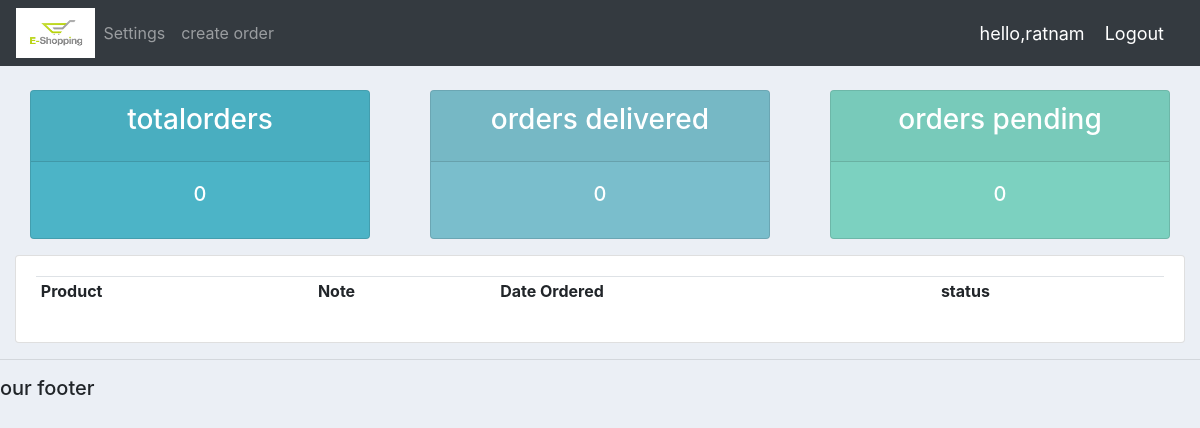
The app's page /user/ (signed in), older data.
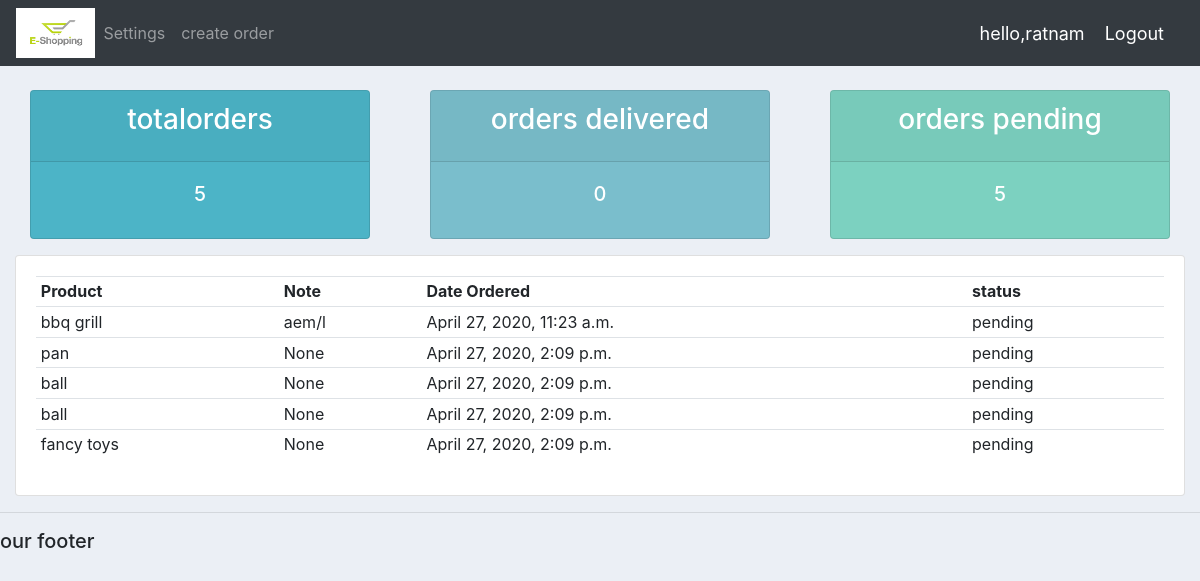
The same page, newer data.
### amazonapp/models.py (models this page shows, shortened)
class Order(models.Model):
	STATUS=(
		('pending','pending'),('out for delivery','out for delivery'),('Delivered','Delivered'))
	customer=models.ForeignKey(Customer,null=True,on_delete=models.SET_NULL)
	product=models.ForeignKey(Product,null=True,on_delete=models.SET_NULL)
	Date_created=models.DateTimeField(auto_now_add=True,null=True)
	status=models.CharField(max_length=200,null=True,choices=STATUS)
	note=models.CharField(max_length=200,null=True)

class Product(models.Model):
	CATEGORY=(
		('Indoor','Indoor'),('outdoor','outdoor'))
	name = models.CharField(max_length=50,null=True)
	price=models.FloatField(null=True)
	category = models.CharField(max_length=50,choices=CATEGORY,null=True)
	description = models.TextField(null=True)
	Date_created=models.DateTimeField(auto_now_add=True,null=True)
	tags=models.ManyToManyField(Tag)
	def __str__(self):
		return self.name

### amazonapp/decorators.py (the view)
		def wrapper_func(request,*args,**kwargs):
			group=None
			if request.user.groups.exists():
				group=request.user.groups.all()[0].name
			if group in allowed_roles:
				return view_func(request,*args,**kwargs)
			else:
				return HttpResponse("you are not a authorized user to view this page")

### amazonapp/views.py (called while the page is built)
@login_required(login_url='login')
@allowed_users(allowed_roles=['customer'])
def userPage(request):
	orders=request.user.customer.order_set.all()
	total_orders=orders.count()
	delivered=orders.filter(status='Delivered').count()
	pending=orders.filter(status='pending').count()
	context={'orders':orders,'total_orders':total_orders,'delivered':delivered,'pending':pending}
	return render(request,'html/userpage.html',context)

### templates/html/userpage.html
{%  extends 'html/main.html' %}
{% block content %}
{%  include 'html/status.html' %}
<div class="row">
	<div class="col-md">
		<div class="card card-body">
			<table class="table table-sm">
				<tr>
					<th>Product</th>
					<th>Note</th>
					<th>Date Ordered</th>
					<th>status</th>
				</tr>
				{% for order in orders %}
				<tr>
					<td>{{order.product}}</td>
					<td>{{order.note}}</td>
					<td>{{order.Date_created}}</td>
					<td>{{order.status}}</td>
				</tr>
				{% endfor %}
			</table>
		</div>
	</div>
</div>
{% endblock content %}

Row changes from the older to the newer data that the page shows:
added Order: product "bbq grill", note "aem/l", Date_created "April 27, 2020, 11:23 a.m.", status "pending"
added Order: product "pan", note "None", Date_created "April 27, 2020, 2:09 p.m.", status "pending"
added Order: product "ball", note "None", Date_created "April 27, 2020, 2:09 p.m.", status "pending"
added Order: product "ball", note "None", Date_created "April 27, 2020, 2:09 p.m.", status "pending"
added Order: product "fancy toys", note "None", Date_created "April 27, 2020, 2:09 p.m.", status "pending"
Text that changed along with them:
{{ total_orders }}: "0" → "5"
{{ pending }}: "0" → "5"
